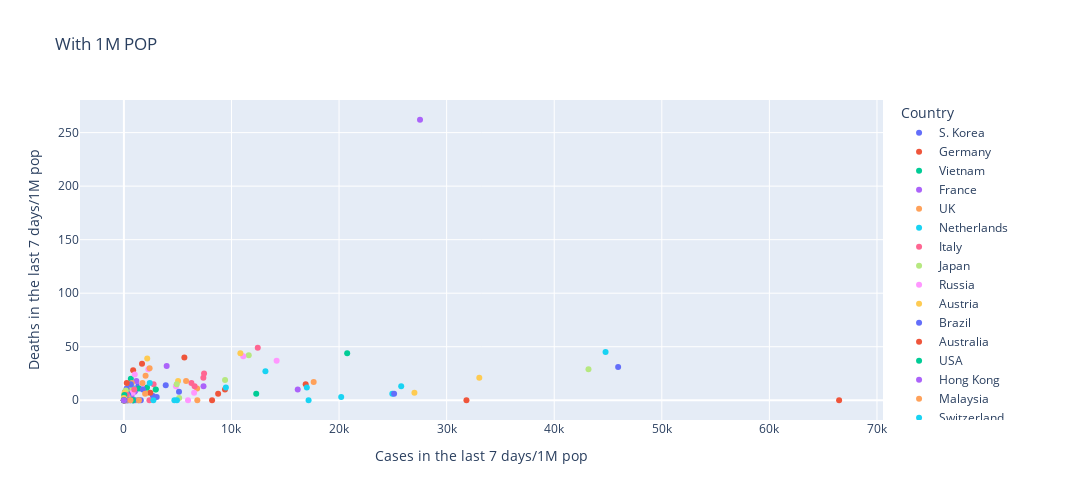

Notebook source saved alongside this figure:
### Code cell
scatterplot_df_week = df_covid_by_week[['Country','Cases in the last 7 days/1M pop','Deaths in the last 7 days/1M pop']]
fig = px.scatter(scatterplot_df_week, x='Cases in the last 7 days/1M pop', y='Deaths in the last 7 days/1M pop',color='Country',title='With 1M POP')
fig.update_layout(height=500, width=1200)
fig.show()
